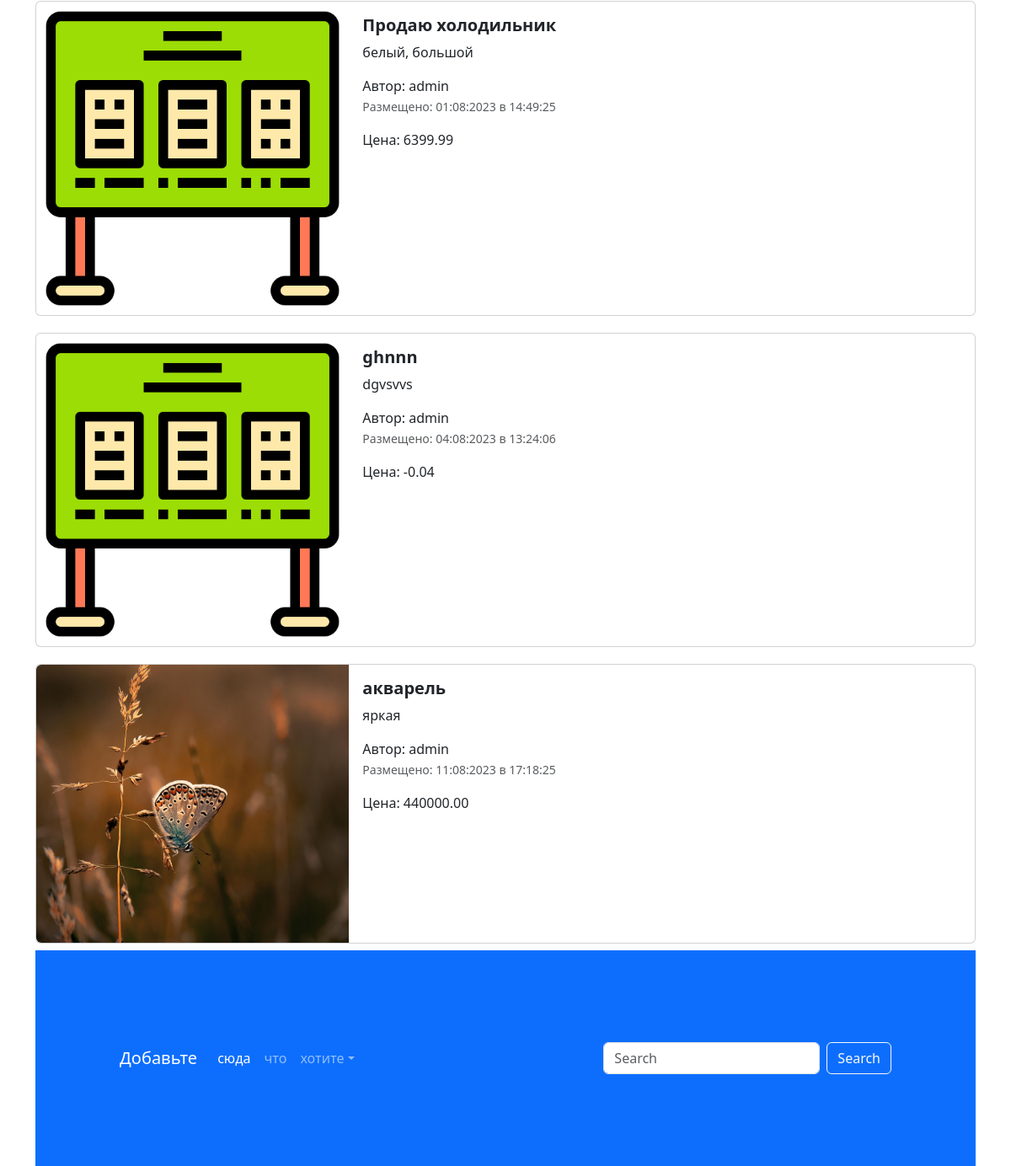
/ (lower part), run on an earlier commit of the app's database.
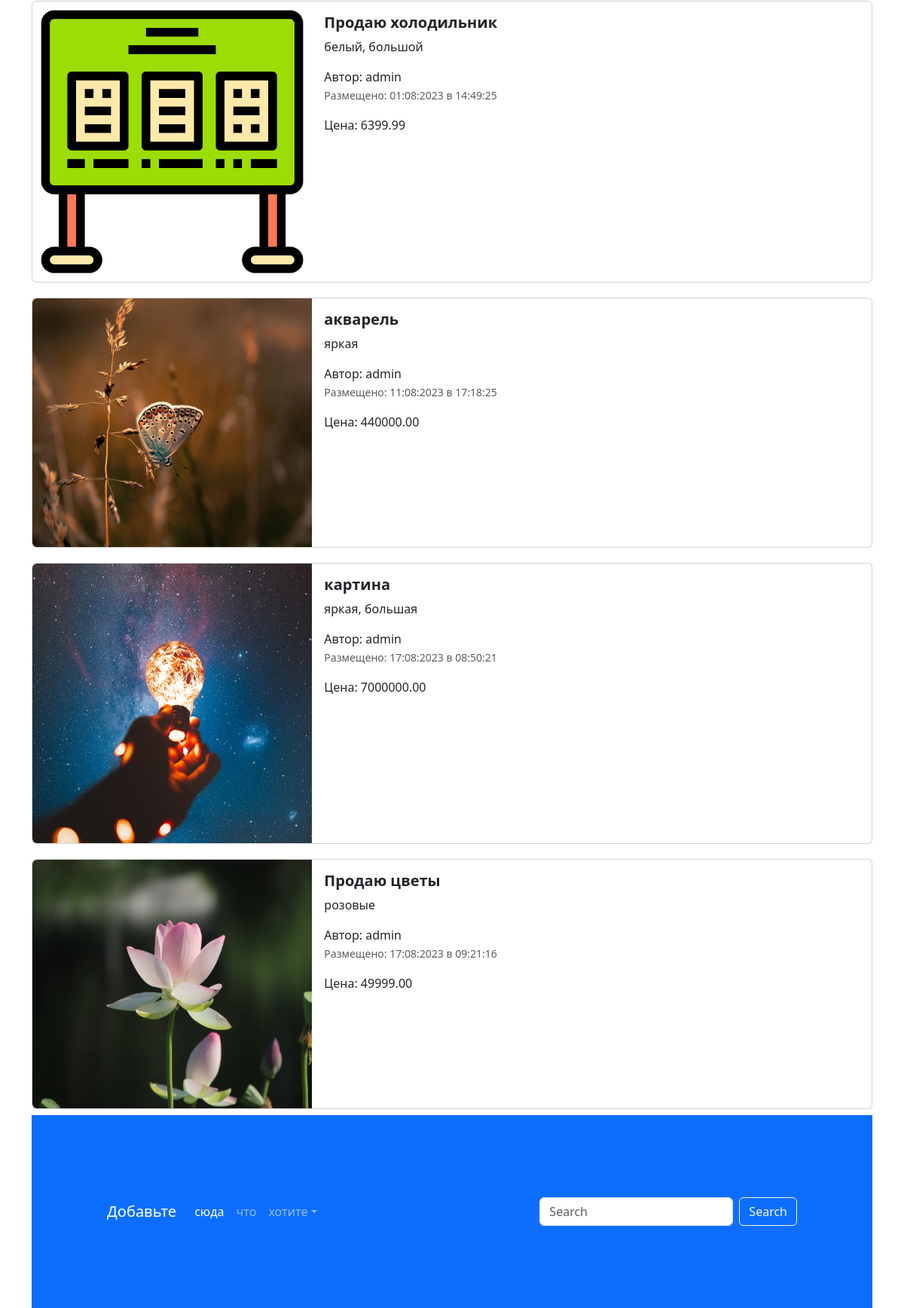
And on a later commit of the database.
### app/models.py (models this page shows, shortened)
class Adverisement(models.Model):
    user = models.ForeignKey(to = User, verbose_name="Пользователь", on_delete=models.CASCADE)
    title = models.CharField("Название", max_length=128)
    description = models.TextField("Описание")
    price = models.DecimalField("Цена", max_digits=10, decimal_places=2)
    auction = models.BooleanField("Торг", help_text="Отметьте, если торг уместен")
    created_ad = models.DateTimeField(auto_now_add=True)
    updated_at = models.DateTimeField(auto_now=True)
    image = models.ImageField("Изображение", upload_to="advertisement/")
    @admin.display(description="Дата создания")
    def created_date(self):
        if self.created_ad.date() == timezone.now().date():
            created_time = self.created_ad.time().strftime("%H:%M:%S")
            return format_html(
                '<span style="color:pink; font-weight: bold;">Сегодня в {}</span>', created_time
            )
        return self.created_ad.strftime("%d:%m:%Y в %H:%M:%S")
    def get_absolute_url(self):
        return reverse('adv-detail', kwargs={'pk':self.pk})
    class Meta:
        db_table = "advertisements"

### app/views.py (the view)
# urls.py: path("", index, name = "main-page"),
def index(request):
    title = request.GET.get('query')
    print(title)
    if title:
        advertisements = Adverisement.objects.filter(title__icontains=title)
    else:
        advertisements = Adverisement.objects.all()
    context = {"advertisement": advertisements, title: title}
    return render(request, "app/index.html", context)

### templates/app/index.html (shortened to what this page needs)
  {% extends "base.html" %}
  {% load static %}
  {% block content %}
    <div class="container">
      {% for adv in advertisement %}
      <div class="col">
        <div class="card mb-2" style="max-width: 1200px; margin-top: 20px;">
          <div class="row g-0">
            <div class="col-md-4">
              <a href="{{ adv.get_absolute_url }}" class="nav-link">
                <img src="{%if adv.image != '1' %} {{ adv.image.url }} {% else %} {% static 'img/comercial.png'%} {%endif%}" class="img-fluid rounded-start" alt="Card title">
              </a>
            </div>
            <div class="col-md-8">
              <div class="card-body">
                <h5 class="card-title">
                  <a href="{{ adv.get_absolute_url }}" class="nav-link"><strong>{{ adv.title }}</strong></a>
                </h5>
                <a href="{{ adv.get_absolute_url }}" class="nav-link">
                  <p class="card-text">
                    {{ adv.description }}
                  </p>
                  <span>Автор: {{ adv.user }}</span>
                  <p class="card-text"><small class="text-muted">Размещено: {{ adv.created_date }}</small></p>
                  <span>Цена: {{ adv.price }}</span>
                </a>
              </div>
            </div>
          </div>
        </div>
        {% endfor %}
      </div>
    </div>
    <footer style="padding: 100px;" class="bg-primary">
      <nav class="navbar navbar-expand-sm navbar-dark">
        <a class="navbar-brand" href="#">Добавьте</a>
        <div class="collapse navbar-collapse" id="collapsibleNavId">
          <ul class="navbar-nav me-auto mt-2 mt-lg-0">
            <li class="nav-item">
              <a class="nav-link active" href="#" aria-current="page">сюда</a>
            </li>
            <li class="nav-item">
              <a class="nav-link" href="#">что</a>
            </li>
            <li class="nav-item dropdown">
              <a class="nav-link dropdown-toggle" href="#" id="dropdownId" data-bs-toggle="dropdown" aria-haspopup="true"
                 aria-expanded="false">хотите</a>
            </li>
          </ul>
          <form class="d-flex my-2 my-lg-0">
            <input class="form-control me-sm-2" type="text" placeholder="Search">
            <button class="btn btn-outline-light my-2 my-sm-0" type="submit">Search</button>
          </form>
        </div>
      </nav>
    </footer>
  {% endblock %}

### templates/base.html (shortened to what this page needs)
<!DOCTYPE html>
<html lang="en">
<head>
  {% load static %}
  <link href="{% static 'css/bootstrap.min.css' %}" rel="stylesheet">
  <link rel="stylesheet" href="{% static 'css/fontello.css' %}">
</head>
<body>
{% block content %}
{% endblock %}
</body>
</html>

What changed in the data, as far as the page shows it:
removed Adverisement: title "ghnnn", description "dgvsvvs", user "admin", created_date "04:08:2023 в 13:24:06", price "-0.04"
added Adverisement: image (picture), title "картина", description "яркая, большая", user "admin", created_date "17:08:2023 в 08:50:21", price "7000000.00"
added Adverisement: image (picture), title "Продаю цветы", description "розовые", user "admin", created_date "17:08:2023 в 09:21:16", price "49999.00"
